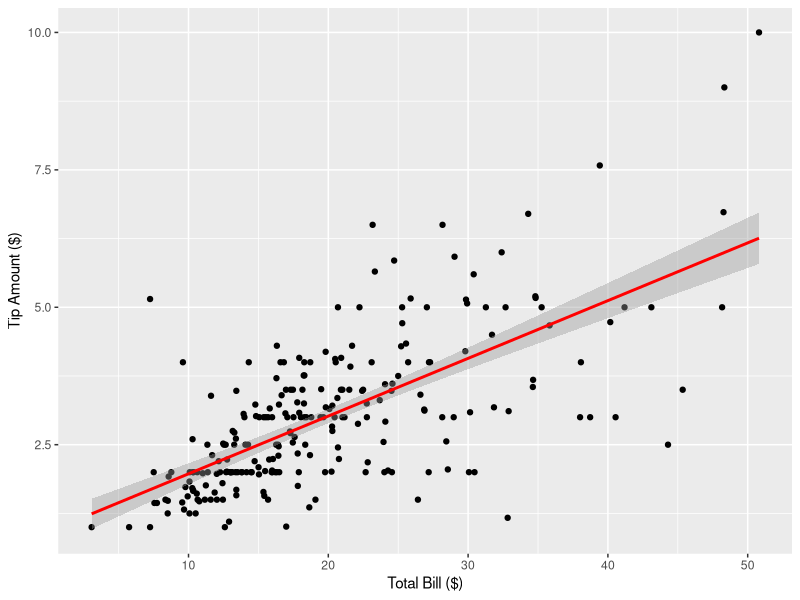
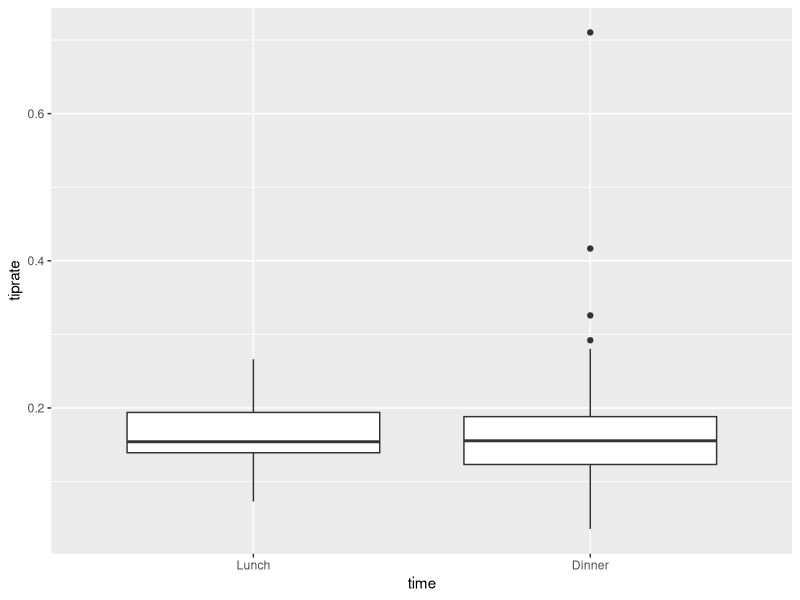
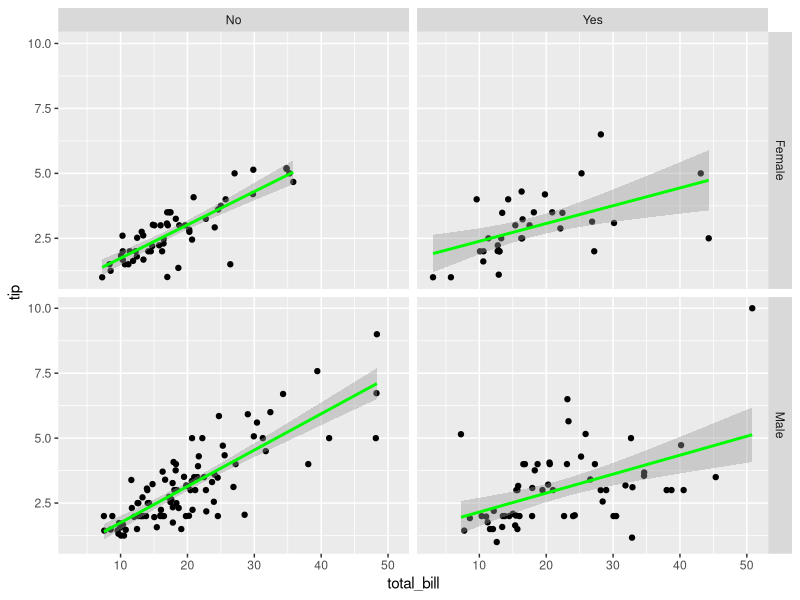
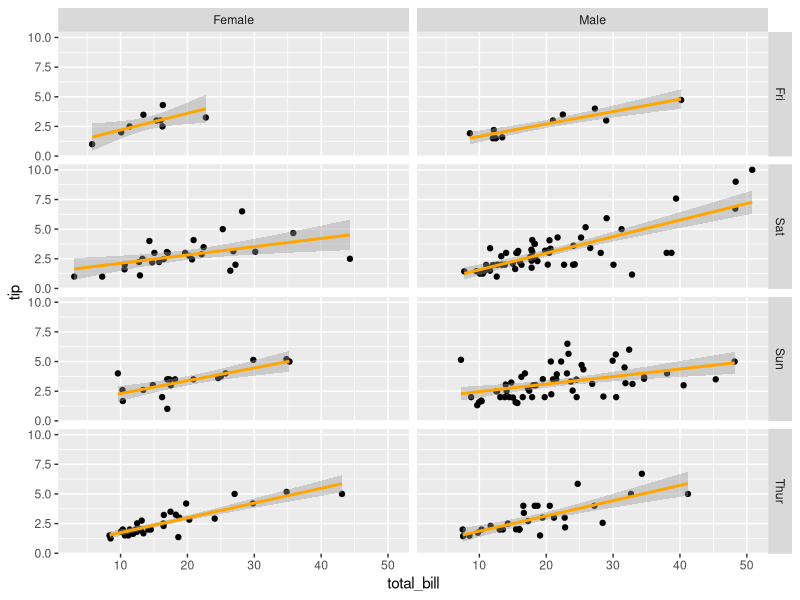

R code for these plots, in order:
## ---- chunk 1
knitr::opts_chunk$set(echo = TRUE)
## ---- chunk 2
data(tips, package="reshape2")
## ---- chunk 3
numParty <- nrow(tips)
numParty
## ---- chunk 4
labels <- names(tips)
labels
## ---- chunk 5
day <- c('Thur', 'Fri', 'Sat', 'Sun')
day
## ---- chunk 6
female5 <- tips[tips$sex == 'Female' & tips$size >= 5, ]
female5
## ---- chunk 7
library(ggplot2)
ggplot(tips, aes(x=total_bill, y=tip)) + geom_point() + geom_smooth(method = 'lm', color='red') + xlab('Total Bill ($)') + ylab('Tip Amount ($)')
## ---- chunk 8
#Based on the first few rows, I am assuming that the tip is not included in the "total_bill" column, since many "tip" + "total_bill" amounts add up to round numbers
head(tips)
tips$tiprate <- tips$tip / (tips$total_bill)
mean(tips$tiprate)
## ---- chunk 9
ggplot(tips, aes(x=time, y=tiprate)) + geom_boxplot() + scale_x_discrete(limits=c('Lunch', 'Dinner'))
## ---- chunk 10
ggplot(tips, aes(x=total_bill, y=tip)) + geom_point() + facet_grid(sex ~ smoker) + geom_smooth(method = "lm", color='green')
## ---- chunk 11
ggplot(tips, aes(x=total_bill, y=tip)) + geom_point() + facet_grid(day ~ sex) + geom_smooth(method = 'lm', color='orange')
